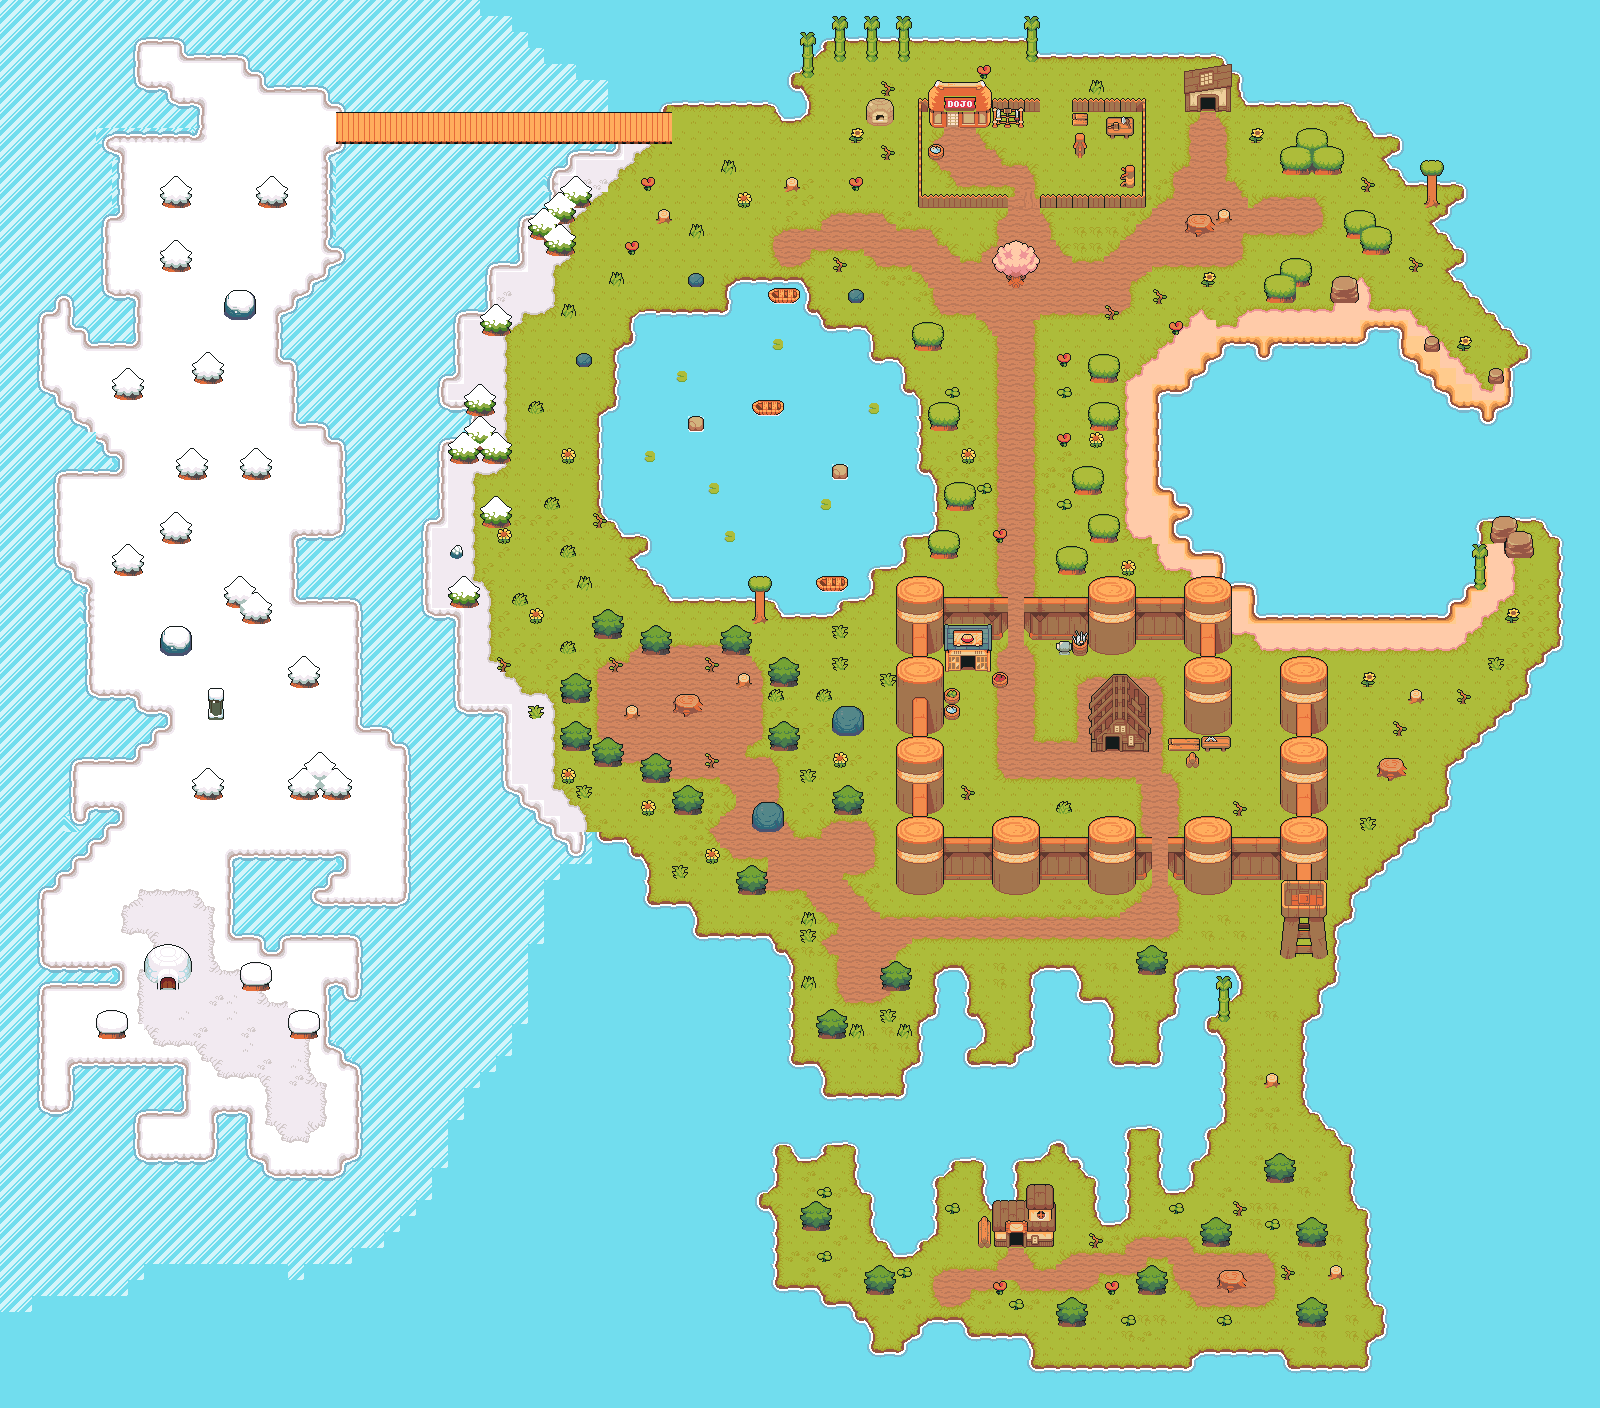

A 2D game scene composited from a Tiled map and its tileset images. What follows is a short description and the map's XML, with each tile layer's data collapsed to a summary:
An orthogonal 100x88 tile map with 16x16 px tiles, 3 tile layers (background, background_decorations, blocked), 4 tilesets.

<map version="1.9" tiledversion="1.9.2" orientation="orthogonal" renderorder="right-down" width="100" height="88" tilewidth="16" tileheight="16" infinite="0" nextlayerid="7" nextobjectid="1">
 <tileset firstgid="1" name="TilesetNature" tilewidth="16" tileheight="16" tilecount="336" columns="16">
  <image source="TilesetNature.png" width="256" height="336" />
 </tileset>
 <tileset firstgid="337" name="TilesetHouse" tilewidth="16" tileheight="16" tilecount="759" columns="33">
  <image source="TilesetHouse.png" width="528" height="368" />
 </tileset>
 <tileset firstgid="1096" name="TilesetFloor" tilewidth="16" tileheight="16" tilecount="572" columns="22">
  <image source="TilesetFloor.png" width="352" height="417" />
 </tileset>
 <tileset firstgid="1668" name="TilesetWater" tilewidth="16" tileheight="16" tilecount="476" columns="28">
  <image source="TilesetWater.png" width="448" height="272" />
 </tileset>
 <layer id="1" name="background" width="100" height="88" locked="1">
  <data>[8800 cells, 8800 non-empty, 86 distinct tile ids]</data>
 </layer>
 <layer id="6" name="background_decorations" width="100" height="88" locked="1">
  <data>[8800 cells, 96 non-empty, 13 distinct tile ids]</data>
 </layer>
 <layer id="4" name="blocked" width="100" height="88">
  <data>[8800 cells, 2448 non-empty, 264 distinct tile ids]</data>
 </layer>
</map>
